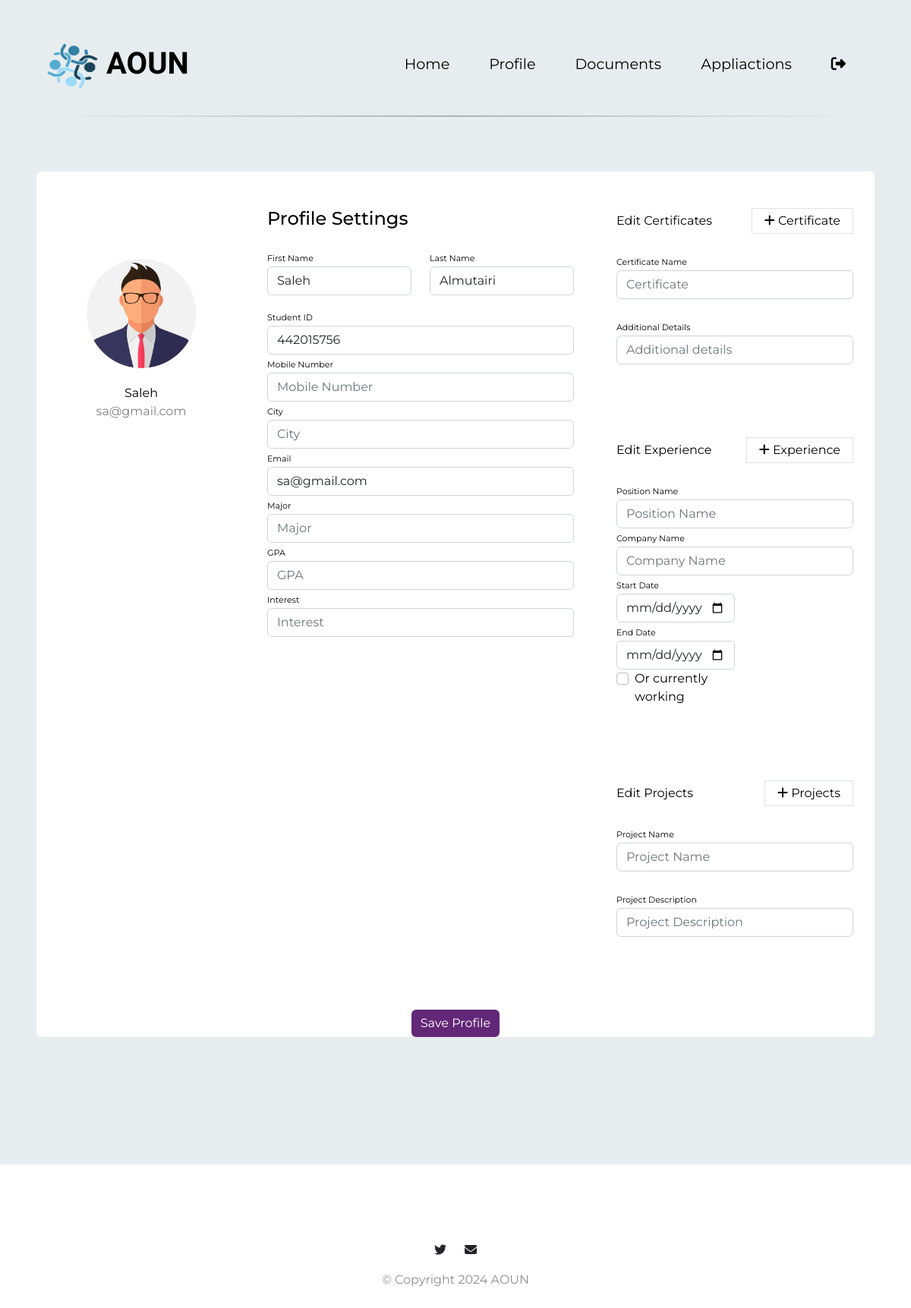
The app's page /profile (signed in) with its own data.
### flaskapp/flaskapp/models.py (models this page shows)
class Student(db.Model):
    StudentID = db.Column(db.Integer, primary_key=True)
    StFName = db.Column(db.String(100), nullable=False)
    StLName = db.Column(db.String(100), nullable=False)
    StEmail = db.Column(db.String(100), unique=True, nullable=False)
    StPhNum = db.Column(db.String(15), nullable=True)
    StCity = db.Column(db.String(50), nullable=True)
    GPA = db.Column(db.Float, nullable=True)
    StPic = db.Column(db.String(200), nullable=True, default='default.jpg')
    Major = db.Column(db.String(50), nullable=True)
    Interest = db.Column(db.String(100), nullable=True)
    StPassword = db.Column(db.String(100), nullable=False)
    faculty_id = db.Column(db.Integer, db.ForeignKey('faculty.FacID'), nullable=True)
    faculty = db.relationship('Faculty', backref='students')
    certificates = db.relationship('Certificate', backref='student', lazy=True)
    projects = db.relationship('Project', backref='student', lazy=True)
    experiences = db.relationship('Experience', backref='student_experiences', lazy=True)
    applications = db.relationship('Apply', backref='applied_student', lazy=True)  # Match the renamed backref

### flaskapp/flaskapp/app.py (the view)
@app.route('/profile')
def profile():
    student_id = session.get('student').get('StudentID')
    student = Student.query.filter_by(StudentID=student_id).first()
    if not student:
        flash('Student not found.', 'danger')
        return redirect(url_for('HomePage_student'))
    certificates = Certificate.query.filter_by(student_id=student_id).all()
    experiences = Experience.query.filter_by(student_id=student_id).all()
    projects = Project.query.filter_by(student_id=student_id).all()
    return render_template('student/profile.html', student=student, certificates=certificates, experiences=experiences, projects=projects)

### flaskapp/flaskapp/templates/student/profile.html (shortened to what this page needs)
<!DOCTYPE html>
<html>
  <head>
    <link
      rel="stylesheet"
      href="https://cdn.jsdelivr.net/npm/bootstrap@5.2.0/dist/css/bootstrap.min.css"
    />
    <link
      rel="stylesheet"
      href="{{ url_for('static', filename='css/main.css') }}"
    />
    <link
      rel="stylesheet"
      href="{{ url_for('static', filename='css/student/stu_profile.css') }}"
    />
  </head>
  <body>
    <section id="title">
      <div class="container-fluid">
        <nav class="navbar navbar-expand-lg navbar-dark">
          <a
            class="navbar-brand"
            href="{{ url_for('HomePage') }}"
            style="display: flex; align-items: center"
          >
            <img
              src="{{ url_for('static', filename='images/aounlogo.png') }}"
              alt="Website Logo"
              width="70"
              height="70"
              style="margin-right: 10px"
            />
            <span>AOUN</span>
          </a>
          <div class="collapse navbar-collapse" id="navbarTogglerDemo02">
            <ul class="navbar-nav ms-auto">
              <li class="nav-item">
                <a class="nav-link" href="{{ url_for('HomePage_student') }}"
                  >Home</a
                >
              </li>
              <li class="nav-item">
                <a class="nav-link" href="{{ url_for('profile') }}">Profile</a>
              </li>
              <li class="nav-item">
                <a class="nav-link" href="{{ url_for('doucment') }}"
                  >Documents</a
                >
              </li>
              <li class="nav-item">
                <a class="nav-link" href="{{ url_for('appliaction') }}"
                  >Appliactions</a
                >
              </li>
              <li class="nav-item">
                <a class="nav-link" href="{{ url_for('logout') }}"
                  ><i
                    class="fa-solid fa-right-from-bracket"
                    style="color: #000000"
                  ></i>
                </a>
              </li>
            </ul>
          </div>
        </nav>
        <hr class="styled-hr" />
        <div class="row">
          <div class="container rounded bg-white mt-5 mb-5">
            <form method="POST" action="{{ url_for('update_profile') }}">
              <div class="row">
                <div class="col-md-3 border-right">
                  <div
                    class="d-flex flex-column align-items-center text-center p-3 py-5"
                  >
                    <img
                      class="rounded-circle mt-5"
                      width="150px"
                      src="{{ url_for('static', filename='images/' + student.StPic) }}"
                    />
                    <span class="font-weight-bold">{{ student.StFName }}</span>
                    <span class="text-black-50">{{ student.StEmail }}</span>
                  </div>
                </div>
                <div class="col-md-5 border-right">
                  <div class="p-3 py-5">
                    <div
                      class="d-flex justify-content-between align-items-center mb-3"
                    >
                      <h4 class="text-right">Profile Settings</h4>
                    </div>
                    <div class="row mt-2">
                      <div class="col-md-6">
                        <label class="labels">First Name</label>
                        <input
                          type="text"
                          name="StFName"
                          class="form-control"
                          placeholder="First Name"
                          value="{{ student.StFName or '' }}"
                          required
                        />
                      </div>
                      <div class="col-md-6">
                        <label class="labels">Last Name</label>
                        <input
                          type="text"
                          name="StLName"
                          class="form-control"
                          placeholder="Last Name"
                          value="{{ student.StLName or '' }}"
                          required
                        />
                      </div>
                    </div>
                    <div class="row mt-3">
                      <div class="col-md-12">
                        <label class="labels">Student ID</label>
                        <input
                          type="text"
                          name="StudentID"
                          class="form-control"
                          placeholder="Student ID"
                          value="{{ student.StudentID or '' }}"
                          readonly
                        />
                      </div>
                      <div class="col-md-12">
                        <label class="labels">Mobile Number</label>
                        <input
                          type="text"
                          name="StPhNum"
                          class="form-control"
                          placeholder="Mobile Number"
                          value="{{ student.StPhNum or '' }}"
                          required
                          minlength="10"
                          maxlength="10"
                          pattern="\d{10}"
                          title="Mobile Number must be exactly 10 digits"
                        />
                      </div>
                      <div class="col-md-12">
                        <label class="labels">City</label>
                        <input
                          type="text"
                          name="StCity"
                          class="form-control"
                          placeholder="City"
                          value="{{ student.StCity or '' }}"
                        />
                      </div>
                      <div class="col-md-12">
                        <label class="labels">Email</label>
                        <input
                          type="email"
                          name="StEmail"
                          class="form-control"
                          placeholder="Email"
                          value="{{ student.StEmail or '' }}"
                          readonly
                        />
                      </div>
                      <div class="col-md-12">
                        <label class="labels">Major</label>
                        <input
                          type="text"
                          name="Major"
                          class="form-control"
                          placeholder="Major"
                          value="{{ student.Major or '' }}"
                        />
                      </div>
                      <div class="col-md-12">
                        <label class="labels">GPA</label>
                        <input
                          type="text"
                          name="GPA"
                          class="form-control"
                          placeholder="GPA"
                          value="{{ student.GPA or '' }}"
                        />
                      </div>
                      <div class="col-md-12">
                        <label class="labels">Interest</label>
                        <input
                          type="text"
                          name="Interest"
                          class="form-control"
                          placeholder="Interest"
                          value="{{ student.Interest or '' }}"
                        />
                      </div>
                    </div>
                  </div>
                </div>
                <div class="col-md-4">
                  <div class="p-3 py-5">
                    <div
                      class="d-flex justify-content-between align-items-center experience"
                    >
                      <span>Edit Certificates</span>
                      <span class="border px-3 p-1 add-experience">
                        <i class="fa fa-plus"></i>&nbsp;Certificate
                      </span>
                    </div>
                    <br />
                    <div class="col-md-12">
                      <label class="labels">Certificate Name</label>
                      <input
                        type="text"
                        name="StuCert"
                        class="form-control"
                        placeholder="Certificate"
                        value=""
                      />
                    </div>
                    <br />
                    <div class="col-md-12">
                      <label class="labels">Additional Details</label>
                      <input
                        type="text"
                        name="CertDet"
                        class="form-control"
                        placeholder="Additional details"
                        value=""
                      />
                    </div>
                  </div>
                  <div class="p-3 py-5">
                    <div
                      class="d-flex justify-content-between align-items-center experience"
                    >
                      <span>Edit Experience</span>
                      <span class="border px-3 p-1 add-experience">
                        <i class="fa fa-plus"></i>&nbsp;Experience
                      </span>
                    </div>
                    <br />
                    <div class="col-md-12">
                      <label class="labels">Position Name</label>
                      <input
                        type="text"
                        name="PositionName"
                        class="form-control"
                        placeholder="Position Name"
                        value=""
                      />
                    </div>
                    <div class="col-md-12">
                      <label class="labels">Company Name</label>
                      <input
                        type="text"
                        name="CompanyName"
                        class="form-control"
                        placeholder="Company Name"
                        value=""
                      />
                    </div>
                    <div class="col-md-6">
                      <label class="labels">Start Date</label>
                      <input
                        type="date"
                        name="StartDate"
                        class="form-control"
                        placeholder="Start Date"
                        value=""
                      />
                    </div>
                    <div class="col-md-6">
                      <label class="labels">End Date</label>
                      <input
                        type="date"
                        name="EndDate"
                        class="form-control"
                        placeholder="End Date"
                        value=""
                      />
                    </div>
                    <div class="col-md-6">
                      <div class="form-check">
                        <label class="form-check-label" for="currentlyWorking"
                          >Or currently working</label
                        >
                        <input
                          type="checkbox"
                          name="currentlyWorking"
                          class="form-check-input"
                          id="currentlyWorking"
                        />
                      </div>
                    </div>
                  </div>
                  <div class="p-3 py-5">
                    <div
                      class="d-flex justify-content-between align-items-center experience"
                    >
                      <span>Edit Projects</span>
                      <span class="border px-3 p-1 add-project">
                        <i class="fa fa-plus"></i>&nbsp;Projects
                      </span>
                    </div>
                    <br />
                    <div class="col-md-12">
                      <label class="labels">Project Name</label>
                      <input
                        type="text"
                        name="ProjectName"
                        class="form-control"
                        placeholder="Project Name"
                        value=""
                      />
                    </div>
                    <br />
                    <div class="col-md-12">
                      <label class="labels">Project Description</label>
                      <input
                        type="text"
                        name="ProjectDescription"
                        class="form-control"
                        placeholder="Project Description"
                        value=""
                      />
                    </div>
                  </div>
                </div>
                <div class="mt-5 text-center">
                  <button class="btn btn-primary profile-button" type="submit">
                    Save Profile
                  </button>
                </div>
              </div>
            </form>
          </div>
        </div>
      </div>
    </section>
    <footer id="footer">
      <i class="soical-icon fa-brands fa-twitter"></i>
      <i class="soical-icon fa-solid fa-envelope"></i>
      <p>© Copyright 2024 AOUN</p>
    </footer>
  </body>
</html>

### flaskapp/flaskapp/static/css/main.css (style rules this page uses)
body { font-family: "Montserrat"; background-image: url(images/login-bg.png); }
#title { background-color: #e7edef; color: #000000; }
p { color: #8f8f8f; }
.container-fluid { padding: 3% 5% 10%; }
.navbar-brand { font-family: "Ubuntu"; font-size: 2.5rem; font-weight: bold; color: #000000; }
.nav-item { padding: 0 18px; }
.nav-link { font-size: 1.2rem; font-family: "Montserrat"; color: #000000; }
.styled-hr { border: 0; height: 2px; background-image: linear-gradient(to right, #f0f0f0, #000000, #f0f0f0); margin: 20px 0; }
#footer { padding: 7% 15%; text-align:center; }
.soical-icon { margin: 20px 10px; }

### flaskapp/flaskapp/static/css/student/stu_profile.css (style rules this page uses)
.profile-button { background: rgb(99, 39, 120); box-shadow: none; border: none }
.labels { font-size: 11px }

### records on screen
Student: StPic (placeholder picture), StFName "Saleh", StEmail "sa@gmail.com", StLName "Almutairi", StudentID "442015756"
